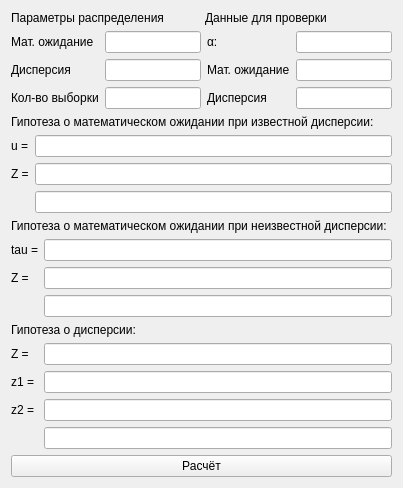
<?xml version="1.0" encoding="UTF-8"?>
<ui version="4.0">
 <class>Form</class>
 <widget class="QWidget" name="Form">
  <property name="geometry">
   <rect>
    <x>0</x>
    <y>0</y>
    <width>403</width>
    <height>469</height>
   </rect>
  </property>
  <property name="windowTitle">
   <string>Form</string>
  </property>
  <layout class="QVBoxLayout" name="verticalLayout">
   <item>
    <layout class="QHBoxLayout" name="horizontalLayout_3">
     <item>
      <widget class="QLabel" name="label_22">
       <property name="text">
        <string>Параметры распределения</string>
       </property>
      </widget>
     </item>
     <item>
      <widget class="QLabel" name="label_23">
       <property name="text">
        <string>Данные для проверки</string>
       </property>
      </widget>
     </item>
    </layout>
   </item>
   <item>
    <layout class="QVBoxLayout" name="verticalLayout_2">
     <item>
      <layout class="QHBoxLayout" name="horizontalLayout">
       <item>
        <layout class="QFormLayout" name="formLayout_3">
         <item row="0" column="0">
          <widget class="QLabel" name="label_3">
           <property name="text">
            <string>Мат. ожидание</string>
           </property>
          </widget>
         </item>
         <item row="0" column="1">
          <widget class="QLineEdit" name="lineEdit"/>
         </item>
         <item row="1" column="0">
          <widget class="QLabel" name="label_4">
           <property name="text">
            <string>Дисперсия</string>
           </property>
          </widget>
         </item>
         <item row="1" column="1">
          <widget class="QLineEdit" name="lineEdit_2"/>
         </item>
         <item row="2" column="0">
          <widget class="QLabel" name="label_5">
           <property name="text">
            <string>Кол-во выборки</string>
           </property>
          </widget>
         </item>
         <item row="2" column="1">
          <widget class="QLineEdit" name="lineEdit_3"/>
         </item>
        </layout>
       </item>
       <item>
        <layout class="QFormLayout" name="formLayout_4">
         <item row="0" column="0">
          <widget class="QLabel" name="label_7">
           <property name="text">
            <string>α:</string>
           </property>
          </widget>
         </item>
         <item row="0" column="1">
          <widget class="QLineEdit" name="lineEdit_4"/>
         </item>
         <item row="1" column="0">
          <widget class="QLabel" name="label_8">
           <property name="text">
            <string>Мат. ожидание</string>
           </property>
          </widget>
         </item>
         <item row="1" column="1">
          <widget class="QLineEdit" name="lineEdit_5"/>
         </item>
         <item row="2" column="0">
          <widget class="QLabel" name="label_9">
           <property name="text">
            <string>Дисперсия</string>
           </property>
          </widget>
         </item>
         <item row="2" column="1">
          <widget class="QLineEdit" name="lineEdit_6"/>
         </item>
        </layout>
       </item>
      </layout>
     </item>
    </layout>
   </item>
   <item>
    <widget class="QLabel" name="label">
     <property name="text">
      <string>Гипотеза о математическом ожидании при известной дисперсии:</string>
     </property>
    </widget>
   </item>
   <item>
    <layout class="QFormLayout" name="formLayout_7">
     <item row="0" column="0">
      <widget class="QLabel" name="label_2">
       <property name="text">
        <string>u =</string>
       </property>
      </widget>
     </item>
     <item row="0" column="1">
      <widget class="QLineEdit" name="lineEdit_7"/>
     </item>
     <item row="1" column="0">
      <widget class="QLabel" name="label_6">
       <property name="text">
        <string>Z =</string>
       </property>
      </widget>
     </item>
     <item row="1" column="1">
      <widget class="QLineEdit" name="lineEdit_8"/>
     </item>
     <item row="2" column="0">
      <widget class="QLabel" name="label_10">
       <property name="text">
        <string/>
       </property>
      </widget>
     </item>
     <item row="2" column="1">
      <widget class="QLineEdit" name="lineEdit_9"/>
     </item>
    </layout>
   </item>
   <item>
    <widget class="QLabel" name="label_11">
     <property name="text">
      <string>Гипотеза о математическом ожидании при неизвестной дисперсии:</string>
     </property>
    </widget>
   </item>
   <item>
    <layout class="QFormLayout" name="formLayout_8">
     <item row="0" column="0">
      <widget class="QLabel" name="label_12">
       <property name="text">
        <string>tau =</string>
       </property>
      </widget>
     </item>
     <item row="0" column="1">
      <widget class="QLineEdit" name="lineEdit_10"/>
     </item>
     <item row="1" column="0">
      <widget class="QLabel" name="label_13">
       <property name="text">
        <string>Z =</string>
       </property>
      </widget>
     </item>
     <item row="1" column="1">
      <widget class="QLineEdit" name="lineEdit_11"/>
     </item>
     <item row="2" column="1">
      <widget class="QLineEdit" name="lineEdit_12"/>
     </item>
    </layout>
   </item>
   <item>
    <widget class="QLabel" name="label_15">
     <property name="text">
      <string>Гипотеза о дисперсии:</string>
     </property>
    </widget>
   </item>
   <item>
    <layout class="QFormLayout" name="formLayout_9">
     <item row="0" column="0">
      <widget class="QLabel" name="label_16">
       <property name="text">
        <string>Z =</string>
       </property>
      </widget>
     </item>
     <item row="0" column="1">
      <widget class="QLineEdit" name="lineEdit_13"/>
     </item>
     <item row="1" column="0">
      <widget class="QLabel" name="label_17">
       <property name="text">
        <string>z1 =</string>
       </property>
      </widget>
     </item>
     <item row="1" column="1">
      <widget class="QLineEdit" name="lineEdit_14"/>
     </item>
     <item row="2" column="1">
      <widget class="QLineEdit" name="lineEdit_15"/>
     </item>
     <item row="2" column="0">
      <widget class="QLabel" name="label_14">
       <property name="text">
        <string>z2 = </string>
       </property>
      </widget>
     </item>
     <item row="3" column="1">
      <widget class="QLineEdit" name="lineEdit_17"/>
     </item>
    </layout>
   </item>
   <item>
    <widget class="QPushButton" name="pushButton">
     <property name="text">
      <string>Расчёт</string>
     </property>
    </widget>
   </item>
  </layout>
 </widget>
 <resources/>
 <connections/>
</ui>
